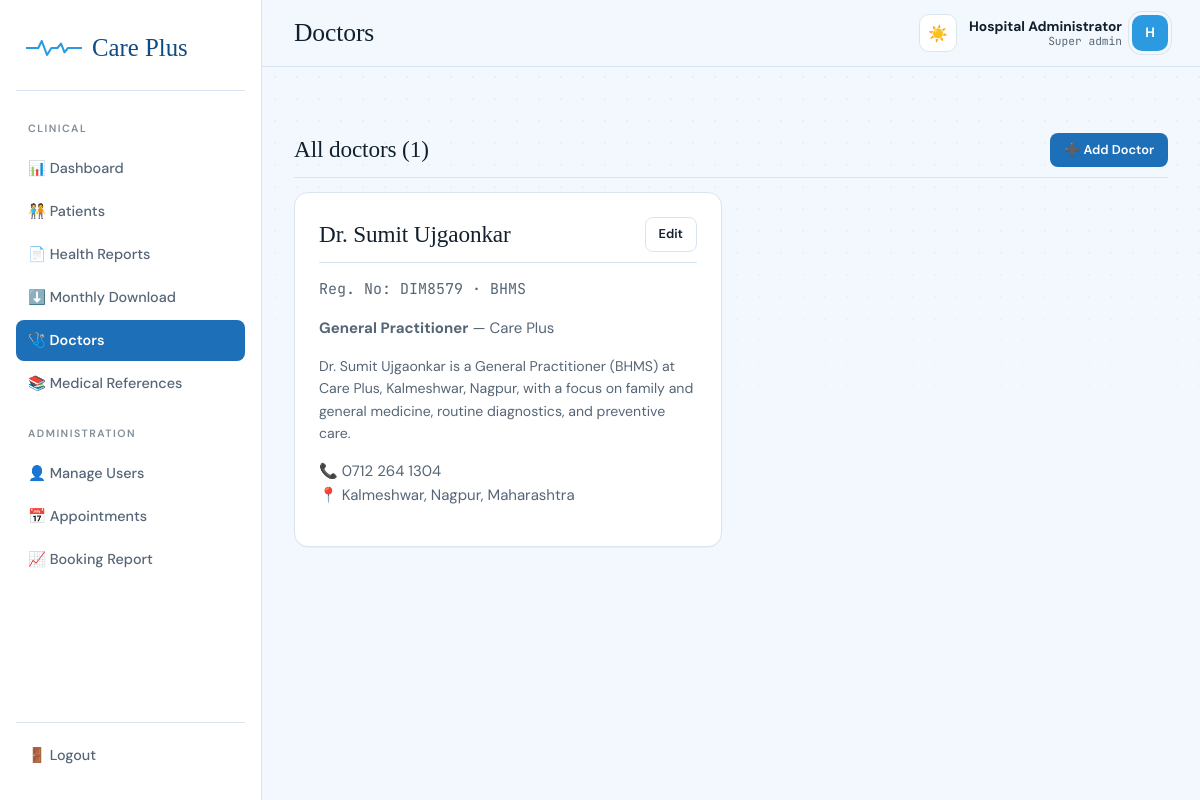
/admin/doctors.php (signed in), run on the app's committed database.
### tables this page shows
CREATE TABLE doctors (
    doctor_id       INT AUTO_INCREMENT PRIMARY KEY,
    full_name       VARCHAR(100) NOT NULL,
    registration_no VARCHAR(50),
    qualification   VARCHAR(150),
    specialization  VARCHAR(150),
    clinic_name     VARCHAR(150),
    phone           VARCHAR(20),
    address         VARCHAR(255),
    description     TEXT,                  
    created_at      TIMESTAMP DEFAULT CURRENT_TIMESTAMP
);

### includes/functions.php (called while the page is built, shortened)
<?php
function e($value) {
    return htmlspecialchars($value ?? '', ENT_QUOTES, 'UTF-8');
}

### admin/doctors.php (the view, shortened to what this page needs)
<?php
require_once __DIR__ . '/../config/config.php';
$doctors = $pdo->query("SELECT * FROM doctors ORDER BY full_name")->fetchAll();
require __DIR__ . '/../includes/header_admin.php';
?>
<div class="section-title">
  <h3>All doctors (<?= count($doctors) ?>)</h3>
  <a href="add_doctor.php" class="btn btn-primary btn-sm">➕ Add Doctor</a>
</div>
<div class="grid grid-2">
  <?php foreach ($doctors as $d): ?>
    <div class="card">
      <div class="section-title" style="margin-top:0;">
        <h3 style="margin:0;"><?= e($d['full_name']) ?></h3>
        <a href="edit_doctor.php?id=<?= (int)$d['doctor_id'] ?>" class="btn btn-outline btn-sm">Edit</a>
      </div>
      <p class="hint mono">Reg. No: <?= e($d['registration_no'] ?: '—') ?> · <?= e($d['qualification']) ?></p>
      <p><strong><?= e($d['specialization']) ?></strong> — <?= e($d['clinic_name']) ?></p>
      <p style="font-size:.88rem;"><?= nl2br(e($d['description'])) ?></p>
      <p class="hint">📞 <?= e($d['phone'] ?: '—') ?><br>📍 <?= e($d['address'] ?: '—') ?></p>
    </div>
  <?php endforeach; ?>
</div>
<?php require __DIR__ . '/../includes/footer.php'; ?>

### assets/css/style.css (style rules this page uses)
:root { --ink: #12202E; --ink-soft: #566676; --bg: #F2F8FD; --surface: #FFFFFF; --line: #D9E6F2; --primary: #1D6FB8; --primary-dk: #0F4C85; --primary-lt: #E3F1FC; --accent: #2B9AE0; --accent-dk: #1676B5; --amber: #A9710F; --amber-bg: #FBF1DA; --coral: #BE3A2B; --coral-bg: #FBE9E5; --mint: #1E8A5F; --mint-bg: #E3F3EA; --radius-sm: 8px; --radius-md: 14px; --radius-lg: 22px; --shadow-sm: 0 1px 0 rgba(18,32,46,.04); --shadow-md: 0 6px 20px -8px rgba(18,32,46,.18); --shadow-lg: 0 24px 50px -20px rgba(18,32,46,.30); --font-display: 'Instrument Serif', Georgia, serif; --font-body: 'DM Sans', -apple-system, BlinkMacSystemFont, 'Segoe UI', sans-serif; --font-mono: 'JetBrains Mono', 'SFMono-Regular', monospace; --font-deva: 'Noto Sans Devanagari', 'DM Sans', sans-serif; }
*,*::before,*::after { box-sizing:border-box; }
html { scroll-behavior:smooth; }
body { margin:0; background:var(--bg); color:var(--ink); font-family:var(--font-body); font-size:15px; line-height:1.6; -webkit-font-smoothing:antialiased; transition:background .25s ease, color .25s ease; }
h1,h2,h3,h4 { font-family:var(--font-display); color:var(--ink); margin:0 0 .4em; line-height:1.1; font-weight:400; letter-spacing:-.005em; }
h3 { font-size:1.3rem; }
a { color:var(--primary); text-decoration:none; transition:color .15s ease; }
p { margin:0 0 1em; color:var(--ink-soft); }
.mono { font-family:var(--font-mono); }
.btn { position:relative; overflow:hidden; display:inline-flex; align-items:center; justify-content:center; gap:8px; padding:11px 22px; border-radius:var(--radius-sm); border:1px solid transparent; cursor:pointer; font-family:var(--font-body); font-weight:600; font-size:.9rem; transition:transform .12s ease, box-shadow .15s ease, background .15s ease, border-color .15s ease, color .15s ease; }
.btn-primary { background:var(--primary); color:#fff; }
.btn-outline { background:var(--surface); border-color:var(--line); color:var(--ink); }
.btn-sm { padding:6px 13px; font-size:.8rem; }
.card { background:var(--surface); border:1px solid var(--line); border-radius:var(--radius-md); padding:24px; box-shadow:var(--shadow-sm); transition:border-color .2s ease, box-shadow .2s ease, transform .18s ease; }
.card h3 { font-size:1.35rem; }
.grid { display:grid; gap:18px; }
.grid-2 { grid-template-columns:repeat(2,1fr); }
.content .grid > * { animation:rise .5s cubic-bezier(.2,.7,.2,1) backwards; }
.section-title { display:flex; align-items:center; justify-content:space-between; margin:34px 0 14px; padding-bottom:10px; border-bottom:1px solid var(--line); }
.section-title h3 { margin:0; font-size:1.45rem; }
:root { color-scheme:light; }

### data on the page
doctors: full_name "Dr. Sumit Ujgaonkar", registration_no "DIM8579", qualification "BHMS", specialization "General Practitioner", clinic_name "Care Plus", description "Dr. Sumit Ujgaonkar is a General Practitioner (BHMS) at Care Plus, Kalmeshwar, Nagpur, with a focus on family and general medicine, routine diagnostics, and preventive care.", phone "0712 264 1304", address "Kalmeshwar, Nagpur, Maharashtra"

### other printed values
$pageTitle "Doctors"
$_SESSION['admin_name'] "Hospital Administrator"
str_replace('_', ' ', $_SESSION['admin_role'] ?? 'staff') "Super admin"
substr($_SESSION['admin_name'] ?? 'A', 0, 1) "H"
count($doctors) "1"
